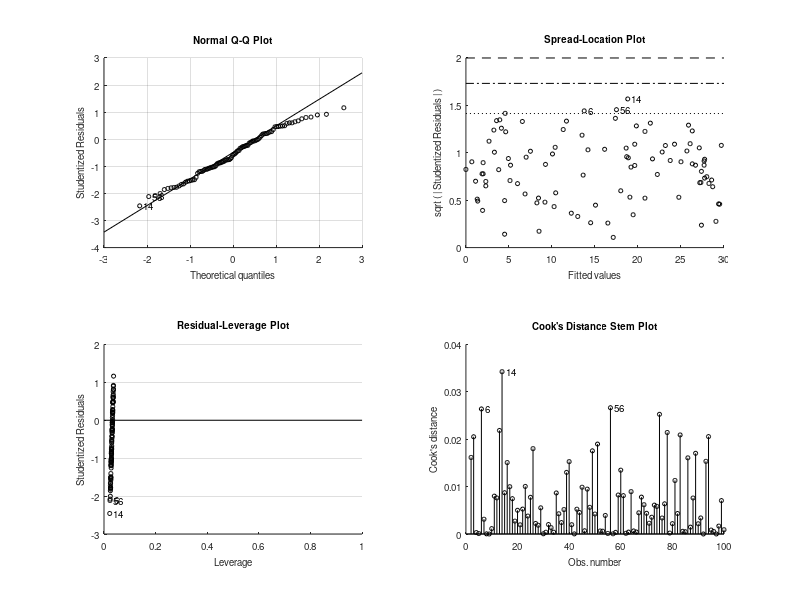

The MATLAB script that drew this image: (Note: this script raises an error after producing the figure.)
clc;
clear all;
close all;
load('datacircle.mat');

% Build the least-squares problem
z = x.^2 + y.^2;
C = [2*x, 2*y, ones(length(x),1)];
[n,p] = size(C);

% Least-squares solution
theta = C \ z;
a = theta(1);
b = theta(2);
c = theta(3);
R = sqrt(c + a^2 + b^2);

% using fitlm
model=fitlm(C,z);

intercept=model.Coefficients.Estimate(1,1);
ap=model.Coefficients.Estimate(2,1)
bp=model.Coefficients.Estimate(3,1)
Rp=sqrt(intercept+ap^2+bp^2)

% Plot fitted circle
figure(1);
t=linspace(0,2*pi,100);
plot(x,y,"o",a+R*cos(t),b+R*sin(t),"-")
xlim([-5 3])
ylim([-2 6])
grid on
daspect([1 1 1])
legend({'Data','$(x-a)^2+(y-b)^2=R^2$'},'interpreter','latex','Location','southwest')
title('Circle fit');

% save Figure 1
saveas(gcf,'FigureCircle.pdf')
set(gcf,'Units','centimeters');
screenposition = get(gcf,'Position');
set(gcf,...
    'PaperPosition',[0 0 screenposition(3:4)],...
    'PaperSize',[screenposition(3:4)]);
print -dpdf -painters FigureCircle

cleanfigure;
matlab2tikz('FigureCircle.tex','width','\figwidth','height','\figheight','showInfo',false);


% Linear model used for statistical analysis
model;
anova_table = anova(model,'summary');
coef_table = model.Coefficients;

% Fitted values and residuals
z_hat = model.Fitted;
e = model.Residuals.Raw;

% Performance indicators
SSE = sum(e.^2);
MSE = SSE / n;
s2 = SSE / (n - p);
RMSE = sqrt(s2);
SST = sum((z - mean(z)).^2);
R2 = 1 - SSE / SST;
adjR2 = 1 - (SSE/(n-p)) / (SST/(n-1));

% Hat matrix and leverage
H = C * ((C' * C) \ C');
h = diag(H);

% Standardized residuals and Cook's distances
r = zeros(n,1);
D = zeros(n,1);
for i = 1:n
    r(i) = e(i) / sqrt(s2 * (1 - h(i)));
    D(i) = (e(i)^2 / (p * s2)) * (h(i) / (1 - h(i))^2);
end

% Summary table
summary_table = table((1:n)', x, y, z, z_hat, e, h, r, D, ...
    'VariableNames', {'Obs','x','y','z','z_hat','Residual', ...
    'Leverage','StdResidual','CooksDistance'});

% Sort the most atypical observations
[~, idx_cook] = sort(D, 'descend');
[~, idx_res] = sort(abs(r), 'descend');
top_cook = summary_table(idx_cook(1:10), :);
top_res = summary_table(idx_res(1:10), :);

% Display results
fprintf('a = %.6f\n', a);
fprintf('b = %.6f\n', b);
fprintf('R = %.6f\n', R);

fprintf('SSE   = %.6f\n', SSE);
fprintf('MSE   = %.6f\n', MSE);
fprintf('s^2   = %.6f\n', s2);
fprintf('RMSE  = %.6f\n', RMSE);
fprintf('R^2   = %.6f\n', R2);
fprintf('AdjR2 = %.6f\n', adjR2);

disp(coef_table);
disp(anova_table);
disp(summary_table(1:10,:));
disp(top_cook);
disp(top_res);

if max(abs(r)) < 2
    fprintf('No standardized residual exceeds |2|.\n');
else
    fprintf('A few observations deserve attention in the residual analysis.\n');
end

if max(D) < 1
    fprintf('No observation appears strongly influential under the D_i > 1 rule.\n');
else
    fprintf('At least one observation appears influential.\n');
end



% Residual plot
figure(2);
plot(z_hat,e,'o','LineWidth',1,'MarkerSize',7);
grid on;
xlabel('Fitted values');
ylabel('Residuals');
title('Residuals versus fitted values');
yline(0,'--k');


% save Figure 2
saveas(gcf,'FigureResiduals.pdf')
set(gcf,'Units','centimeters');
screenposition = get(gcf,'Position');
set(gcf,...
    'PaperPosition',[0 0 screenposition(3:4)],...
    'PaperSize',[screenposition(3:4)]);
print -dpdf -painters FigureResiduals

cleanfigure;
matlab2tikz('FigureResiduals.tex','width','\figwidth','height','\figheight','showInfo',false);
